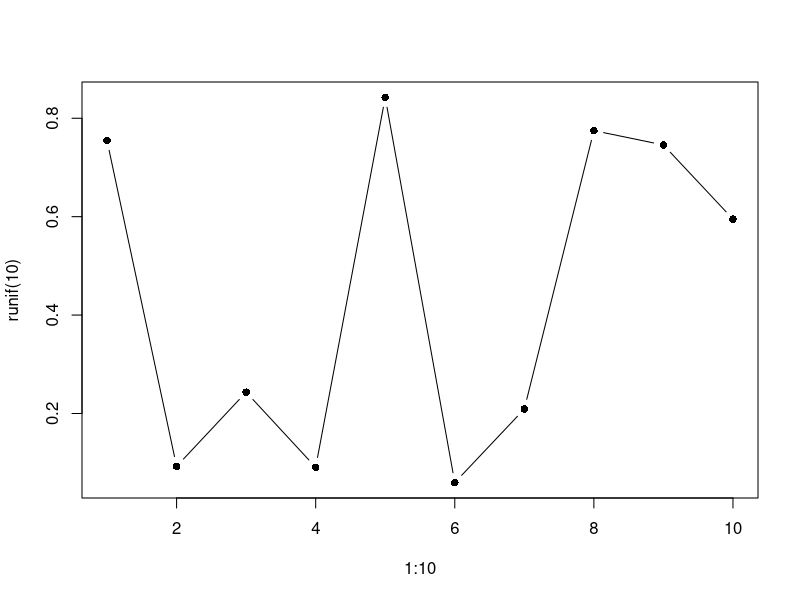
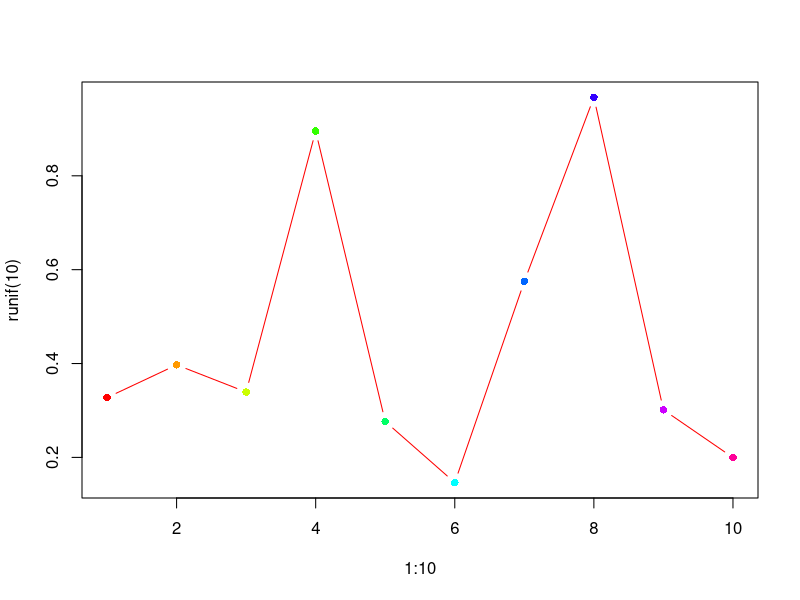

Generate these figures, in order, with R:
## ---- chunk 1

tab <- data.frame(Variable=c('temperature', 'precipitation', 'ice cream'), t=c(0.01, 2.05, -1.49), p = c(0.01, 0.25, 0.86))
knitr::kable(tab)

## ---- chunk 2

xtable::xtable(tab)

## ---- chunk 3

plot(1:10, runif(10), pch=16, type='b')

## ---- chunk 4

plot(1:10, runif(10), pch=16, 
	type='b', col=rainbow(10))

